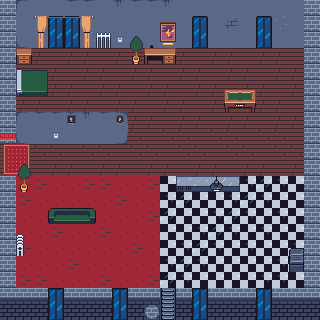

A level layout from a 2D game, rendered from its tile map. Below: a short description, then the map file with its tile-grid data intact:
An orthogonal 20x20 tile map with 16x16 px tiles, 3 tile layers (terrain, upper, upper second), 3 tilesets.

<map version="1.10" tiledversion="1.11.2" orientation="orthogonal" renderorder="right-down" width="20" height="20" tilewidth="16" tileheight="16" infinite="0" nextlayerid="4" nextobjectid="1">
 <tileset firstgid="1" source="tileset_modern_rpg_background.tsx" />
 <tileset firstgid="257" source="tileset_modern_rpg_furniture.tsx" />
 <tileset firstgid="513" source="tileset_modern_rpg_props.tsx" />
 <layer id="1" name="terrain" width="20" height="20">
  <data encoding="csv">
86,41,57,57,42,42,57,43,42,42,43,57,57,57,57,57,57,57,57,86,
86,57,57,57,57,57,57,57,57,57,57,57,57,57,58,57,57,45,57,86,
86,1610612777,57,57,57,45,57,57,57,59,57,57,57,57,57,57,57,57,57,86,
86,2,2,3,2,2,3,2,2,3,2,2,3,2,2,3,2,2,3,86,
86,3,2,2,3,2,2,3,2,2,3,2,2,3,2,2,3,2,2,86,
86,2,3,2,2,3,2,2,3,2,2,3,2,2,3,2,2,3,2,86,
86,2,2,3,2,2,3,2,2,3,2,2,3,2,2,3,2,2,3,86,
86,41,42,42,42,43,42,2684354601,2,2,3,2,2,3,2,2,3,2,2,86,
86,1610612777,57,57,57,57,57,3221225513,4,3,4,4,3,4,4,3,4,4,3,86,
4,3,4,4,3,4,4,3,4,4,3,4,4,3,4,4,3,4,4,86,
2,2,3,2,2,3,2,2,3,2,2,3,2,2,3,2,2,3,2,86,
86,228,227,228,228,227,227,228,228,227,246,247,248,246,246,247,248,247,246,86,
86,227,228,228,228,228,228,227,228,228,247,248,246,246,247,248,247,246,246,86,
86,228,228,228,227,228,228,228,228,227,248,246,246,247,248,247,246,247,246,86,
86,228,228,227,228,228,227,228,228,228,246,246,247,248,247,246,247,246,246,86,
86,227,228,228,228,228,228,228,227,228,246,247,248,247,246,247,246,246,247,86,
86,228,228,228,227,228,228,228,228,228,247,248,247,246,246,246,246,247,247,86,
86,227,227,228,228,228,227,228,228,227,248,247,246,246,246,246,247,247,246,86,
87,87,87,53,87,87,87,53,87,87,87,87,53,87,87,87,53,87,87,87,
53,53,53,53,53,53,53,53,53,88,53,53,53,53,53,53,53,53,53,53
</data>
 </layer>
 <layer id="2" name="upper" width="20" height="20">
  <data encoding="csv">
0,0,0,0,0,0,0,0,0,0,0,0,0,0,0,0,0,0,0,0,
0,0,0,324,324,0,0,0,0,0,619,0,324,0,0,0,324,0,0,0,
0,0,521,340,340,0,452,520,363,0,635,0,340,0,0,0,340,0,0,0,
0,278,0,0,0,0,0,0,379,260,261,0,0,0,0,0,0,0,0,0,
0,2147484015,2147484014,0,0,0,0,0,0,0,0,0,0,0,0,0,0,0,0,0,
0,2147484031,2147484030,0,0,0,0,0,0,0,0,0,0,0,301,302,0,0,0,0,
0,0,0,0,0,0,0,0,0,0,0,0,0,0,317,318,0,0,0,0,
0,0,0,0,642,0,0,643,0,0,0,0,0,0,0,0,0,0,0,0,
660,0,0,520,0,0,0,0,0,0,0,0,0,0,0,0,0,0,0,0,
465,466,0,0,0,0,0,0,0,0,0,0,0,0,0,0,0,0,0,0,
481,482,0,0,0,0,0,0,0,0,0,0,0,0,0,0,0,0,0,0,
0,0,0,0,0,0,0,0,0,0,0,438,439,439,440,0,0,0,0,0,
0,0,0,0,0,0,0,0,0,0,0,0,0,0,0,0,0,0,0,0,
0,0,0,401,402,403,0,0,0,0,0,0,0,0,0,0,0,0,0,0,
0,0,0,0,0,0,0,0,0,0,0,0,0,0,0,0,0,0,0,0,
0,0,0,0,0,0,0,0,0,0,0,0,0,0,0,0,0,0,737,0,
0,0,0,0,0,0,0,0,0,0,0,0,0,0,0,0,0,0,753,0,
0,0,0,0,0,0,0,0,0,0,0,0,0,0,0,0,0,0,0,0,
0,0,0,324,0,0,0,324,0,0,33,0,324,0,0,0,324,0,0,0,
0,0,0,340,0,0,0,340,0,0,33,0,340,0,0,0,340,0,0,0
</data>
 </layer>
 <layer id="3" name="upper second" width="20" height="20">
  <data encoding="csv">
0,0,0,0,0,0,0,0,0,0,0,0,0,0,0,0,0,0,0,0,
0,0,397,398,398,399,0,0,0,0,0,0,0,0,0,0,0,0,0,0,
0,0,413,0,0,415,0,0,0,0,0,0,0,0,0,0,0,0,0,0,
0,0,0,0,0,0,0,0,0,0,0,0,0,0,0,0,0,0,0,0,
0,0,0,0,0,0,0,0,0,0,0,0,0,0,0,0,0,0,0,0,
0,0,0,0,0,0,0,0,0,0,0,0,0,0,0,0,0,0,0,0,
0,0,0,0,0,0,0,0,0,0,0,0,0,0,0,0,0,0,0,0,
0,0,0,0,0,0,0,0,0,0,0,0,0,0,0,0,0,0,0,0,
0,0,0,0,0,0,0,0,0,0,0,0,0,0,0,0,0,0,0,0,
0,0,0,0,0,0,0,0,0,0,0,0,0,0,0,0,0,0,0,0,
0,363,0,0,0,0,0,0,0,0,0,0,0,0,0,0,0,0,0,0,
0,379,0,0,0,0,0,0,0,0,0,0,0,456,0,0,0,0,0,0,
0,0,0,0,0,0,0,0,0,0,0,0,0,0,0,0,0,0,0,0,
0,0,0,0,0,0,0,0,0,0,0,0,0,0,0,0,0,0,0,0,
0,437,0,0,0,0,0,0,0,0,0,0,0,0,0,0,0,0,0,0,
0,453,0,0,0,0,0,0,0,0,0,0,0,0,0,0,0,0,0,0,
0,0,0,0,0,0,0,0,0,0,0,0,0,0,0,0,0,0,0,0,
0,0,0,0,0,0,0,0,0,0,0,0,0,0,0,0,0,0,0,0,
0,0,0,0,0,0,0,0,0,0,0,0,0,0,0,0,0,0,0,0,
0,0,0,0,0,0,0,0,0,0,0,0,0,0,0,0,0,0,0,0
</data>
 </layer>
</map>
